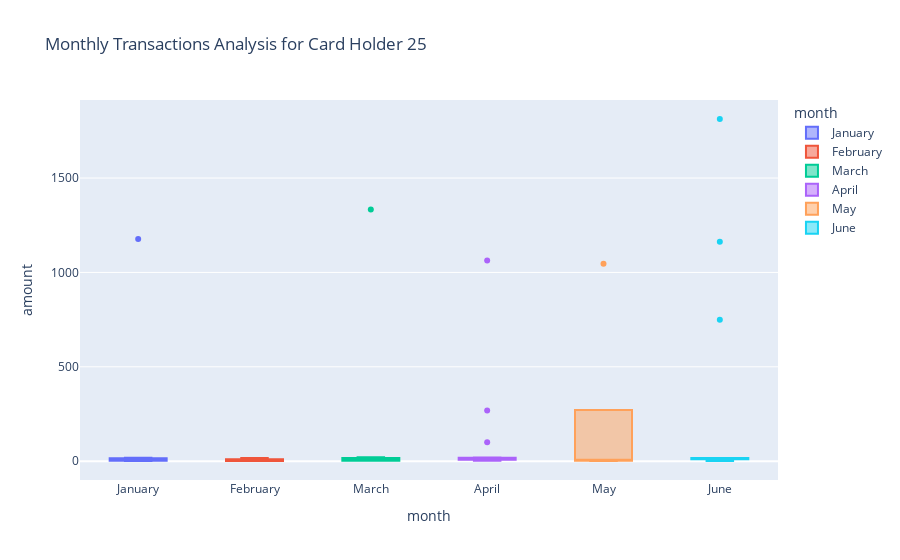

The cell this chart's notebook holds for it:
### Code cell
# Creating the six box plots using plotly express
px.box(
    cardholder_25_transactions_df, 
    x = 'month', 
    y = 'amount',
    height=600,
    title="Monthly Transactions Analysis for Card Holder 25",
    color="month"
)

### Figure 1 — Plotly figure (JSON) as saved in the notebook; plotly's stock layout.template omitted (floating-point values rounded to 4 significant figures)
{"data": [{"alignmentgroup": "True", "hovertemplate": "month=%{x}<br>amount=%{y}<extra></extra>", "legendgroup": "January", "marker": {"color": "#636efa"}, "name": "January", "notched": false, "offsetgroup": "January", "orientation": "v", "showlegend": true, "type": "box", "x": ["January", "January", "January", "January", "January", "January", "January", "January", "January", "January"], "x0": " ", "xaxis": "x", "y": [1.46, 10.74, 2.93, 1.39, 17.84, 1.65, 15.86, 2.22, 1177, 2.75], "y0": " ", "yaxis": "y"}, {"alignmentgroup": "True", "hovertemplate": "month=%{x}<br>amount=%{y}<extra></extra>", "legendgroup": "February", "marker": {"color": "#EF553B"}, "name": "February", "notched": false, "offsetgroup": "February", "orientation": "v", "showlegend": true, "type": "box", "x": ["February", "February", "February", "February", "February", "February", "February", "February", "February", "February"], "x0": " ", "xaxis": "x", "y": [10.75, 10.81, 5.97, 3.69, 16.7, 1.26, 2.63, 11.01, 0.91, 1.18], "y0": " ", "yaxis": "y"}, {"alignmentgroup": "True", "hovertemplate": "month=%{x}<br>amount=%{y}<extra></extra>", "legendgroup": "March", "marker": {"color": "#00cc96"}, "name": "March", "notched": false, "offsetgroup": "March", "orientation": "v", "showlegend": true, "type": "box", "x": ["March", "March", "March", "March", "March", "March", "March", "March", "March", "March", "March", "March", "March"], "x0": " ", "xaxis": "x", "y": [12.42, 16.58, 1334, 2.88, 2.04, 13.57, 10.1, 1.65, 3.08, 4.2, 2.56, 18.28, 21.04], "y0": " ", "yaxis": "y"}, {"alignmentgroup": "True", "hovertemplate": "month=%{x}<br>amount=%{y}<extra></extra>", "legendgroup": "April", "marker": {"color": "#ab63fa"}, "name": "April", "notched": false, "offsetgroup": "April", "orientation": "v", "showlegend": true, "type": "box", "x": ["April", "April", "April", "April", "April", "April", "April", "April", "April", "April", "April", "April", "April", "April", "April", "April"], "x0": " ", "xaxis": "x", "y": [100, 2.62, 7.08, 17.15, 1063, 10.15, 10.06, 269, 10.24, 7.39, 6.01, 20.03, 2.79, 10.02, 15.66, 16.5], "y0": " ", "yaxis": "y"}, {"alignmentgroup": "True", "hovertemplate": "month=%{x}<br>amount=%{y}<extra></extra>", "legendgroup": "May", "marker": {"color": "#FFA15A"}, "name": "May", "notched": false, "offsetgroup": "May", "orientation": "v", "showlegend": true, "type": "box", "x": ["May", "May", "May", "May", "May"], "x0": " ", "xaxis": "x", "y": [1.1, 1046, 12.15, 2.27, 5.97], "y0": " ", "yaxis": "y"}, {"alignmentgroup": "True", "hovertemplate": "month=%{x}<br>amount=%{y}<extra></extra>", "legendgroup": "June", "marker": {"color": "#19d3f3"}, "name": "June", "notched": false, "offsetgroup": "June", "orientation": "v", "showlegend": true, "type": "box", "x": ["June", "June", "June", "June", "June", "June", "June", "June", "June", "June", "June", "June", "June", "June"], "x0": " ", "xaxis": "x", "y": [1162, 749, 10.69, 11.88, 1.03, 10.15, 11.01, 16.29, 15.98, 1813, 16.61, 11.53, 5.24, 2.27], "y0": " ", "yaxis": "y"}], "layout": {"autosize": true, "boxmode": "overlay", "legend": {"title": {"text": "month"}, "tracegroupgap": 0}, "title": {"text": "Monthly Transactions Analysis for Card Holder 25"}, "xaxis": {"anchor": "y", "autorange": true, "categoryarray": ["January", "February", "March", "April", "May", "June"], "categoryorder": "array", "domain": [0, 1], "range": [-0.5, 5.5], "title": {"text": "month"}, "type": "category"}, "yaxis": {"anchor": "x", "autorange": true, "domain": [0, 1], "range": [-99.76, 1914.0], "title": {"text": "amount"}, "type": "linear"}}}
